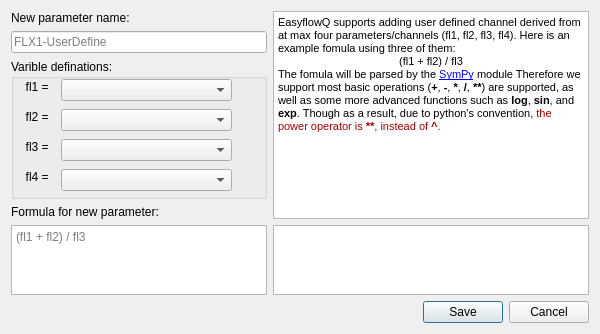
<?xml version="1.0" encoding="UTF-8"?>
<ui version="4.0">
 <class>drvedParamDialog</class>
 <widget class="QDialog" name="drvedParamDialog">
  <property name="windowModality">
   <enum>Qt::ApplicationModal</enum>
  </property>
  <property name="geometry">
   <rect>
    <x>0</x>
    <y>0</y>
    <width>600</width>
    <height>309</height>
   </rect>
  </property>
  <property name="windowTitle">
   <string>Define derived parameter (chennal)</string>
  </property>
  <layout class="QGridLayout" name="gridLayout">
   <item row="0" column="0">
    <widget class="QLabel" name="label_2">
     <property name="sizePolicy">
      <sizepolicy hsizetype="Preferred" vsizetype="Fixed">
       <horstretch>0</horstretch>
       <verstretch>0</verstretch>
      </sizepolicy>
     </property>
     <property name="text">
      <string>New parameter name:</string>
     </property>
    </widget>
   </item>
   <item row="1" column="0">
    <widget class="QLineEdit" name="nameEdit">
     <property name="sizePolicy">
      <sizepolicy hsizetype="Preferred" vsizetype="Fixed">
       <horstretch>0</horstretch>
       <verstretch>0</verstretch>
      </sizepolicy>
     </property>
     <property name="maxLength">
      <number>32767</number>
     </property>
     <property name="placeholderText">
      <string>FLX1-UserDefine</string>
     </property>
    </widget>
   </item>
   <item row="12" column="0" colspan="2">
    <widget class="QDialogButtonBox" name="buttonBox">
     <property name="orientation">
      <enum>Qt::Horizontal</enum>
     </property>
     <property name="standardButtons">
      <set>QDialogButtonBox::Cancel|QDialogButtonBox::Save</set>
     </property>
    </widget>
   </item>
   <item row="0" column="1" rowspan="6">
    <widget class="QTextBrowser" name="textBrowser">
     <property name="sizePolicy">
      <sizepolicy hsizetype="Expanding" vsizetype="Expanding">
       <horstretch>0</horstretch>
       <verstretch>0</verstretch>
      </sizepolicy>
     </property>
     <property name="html">
      <string>&lt;!DOCTYPE HTML PUBLIC &quot;-//W3C//DTD HTML 4.0//EN&quot; &quot;http://www.w3.org/TR/REC-html40/strict.dtd&quot;&gt;
&lt;html&gt;&lt;head&gt;&lt;meta name=&quot;qrichtext&quot; content=&quot;1&quot; /&gt;&lt;style type=&quot;text/css&quot;&gt;
p, li { white-space: pre-wrap; }
&lt;/style&gt;&lt;/head&gt;&lt;body style=&quot; font-family:'MS Shell Dlg 2'; font-size:8.14286pt; font-weight:400; font-style:normal;&quot;&gt;
&lt;p style=&quot; margin-top:0px; margin-bottom:0px; margin-left:0px; margin-right:0px; -qt-block-indent:0; text-indent:0px;&quot;&gt;&lt;span style=&quot; font-size:8.14286pt;&quot;&gt;EasyflowQ supports adding user defined channel derived from at max four parameters/channels (fl1, fl2, fl3, fl4). Here is an example fomula using three of them:&lt;/span&gt;&lt;/p&gt;
&lt;p align=&quot;center&quot; style=&quot; margin-top:0px; margin-bottom:0px; margin-left:0px; margin-right:0px; -qt-block-indent:0; text-indent:0px;&quot;&gt;&lt;span style=&quot; font-size:8.14286pt;&quot;&gt;(fl1 + fl2) / fl3&lt;/span&gt;&lt;/p&gt;
&lt;p style=&quot; margin-top:0px; margin-bottom:0px; margin-left:0px; margin-right:0px; -qt-block-indent:0; text-indent:0px;&quot;&gt;&lt;span style=&quot; font-size:8.14286pt;&quot;&gt;The fomula will be parsed by the &lt;/span&gt;&lt;a href=&quot;https://www.sympy.org/en/index.html&quot;&gt;&lt;span style=&quot; font-size:8pt; text-decoration: underline; color:#0000ff;&quot;&gt;SymPy&lt;/span&gt;&lt;/a&gt;&lt;span style=&quot; font-size:8.14286pt;&quot;&gt; module Therefore we support most basic operations (&lt;/span&gt;&lt;span style=&quot; font-size:8.14286pt; font-weight:600;&quot;&gt;+&lt;/span&gt;&lt;span style=&quot; font-size:8.14286pt;&quot;&gt;, &lt;/span&gt;&lt;span style=&quot; font-size:8.14286pt; font-weight:600;&quot;&gt;-&lt;/span&gt;&lt;span style=&quot; font-size:8.14286pt;&quot;&gt;, &lt;/span&gt;&lt;span style=&quot; font-size:8.14286pt; font-weight:600;&quot;&gt;*&lt;/span&gt;&lt;span style=&quot; font-size:8.14286pt;&quot;&gt;, &lt;/span&gt;&lt;span style=&quot; font-size:8.14286pt; font-weight:600;&quot;&gt;/&lt;/span&gt;&lt;span style=&quot; font-size:8.14286pt;&quot;&gt;,&lt;/span&gt;&lt;span style=&quot; font-size:8.14286pt; font-weight:600;&quot;&gt; **&lt;/span&gt;&lt;span style=&quot; font-size:8.14286pt;&quot;&gt;) are supported, as well as some more advanced functions such as &lt;/span&gt;&lt;span style=&quot; font-size:8.14286pt; font-weight:600;&quot;&gt;log&lt;/span&gt;&lt;span style=&quot; font-size:8.14286pt;&quot;&gt;, &lt;/span&gt;&lt;span style=&quot; font-size:8.14286pt; font-weight:600;&quot;&gt;sin&lt;/span&gt;&lt;span style=&quot; font-size:8.14286pt;&quot;&gt;, and &lt;/span&gt;&lt;span style=&quot; font-size:8.14286pt; font-weight:600;&quot;&gt;exp&lt;/span&gt;&lt;span style=&quot; font-size:8.14286pt;&quot;&gt;. Though as a result, due to python's convention, &lt;/span&gt;&lt;span style=&quot; font-size:8.14286pt; color:#aa0000;&quot;&gt;the power operator is &lt;/span&gt;&lt;span style=&quot; font-size:8.14286pt; font-weight:600; color:#aa0000;&quot;&gt;**&lt;/span&gt;&lt;span style=&quot; font-size:8.14286pt; color:#aa0000;&quot;&gt;, instead of &lt;/span&gt;&lt;span style=&quot; font-size:8.14286pt; font-weight:600; color:#aa0000;&quot;&gt;^&lt;/span&gt;&lt;span style=&quot; font-size:8.14286pt; color:#aa0000;&quot;&gt;.&lt;/span&gt;&lt;/p&gt;&lt;/body&gt;&lt;/html&gt;</string>
     </property>
    </widget>
   </item>
   <item row="2" column="0" rowspan="3">
    <widget class="QGroupBox" name="groupBox">
     <property name="minimumSize">
      <size>
       <width>0</width>
       <height>140</height>
      </size>
     </property>
     <property name="title">
      <string>Varible definations:</string>
     </property>
     <widget class="QComboBox" name="chnl2Combo">
      <property name="geometry">
       <rect>
        <x>50</x>
        <y>50</y>
        <width>171</width>
        <height>22</height>
       </rect>
      </property>
     </widget>
     <widget class="QComboBox" name="chnl3Combo">
      <property name="geometry">
       <rect>
        <x>50</x>
        <y>80</y>
        <width>171</width>
        <height>22</height>
       </rect>
      </property>
     </widget>
     <widget class="QComboBox" name="chnl4Combo">
      <property name="geometry">
       <rect>
        <x>50</x>
        <y>110</y>
        <width>171</width>
        <height>22</height>
       </rect>
      </property>
     </widget>
     <widget class="QLabel" name="label_3">
      <property name="geometry">
       <rect>
        <x>10</x>
        <y>50</y>
        <width>31</width>
        <height>16</height>
       </rect>
      </property>
      <property name="text">
       <string>fl2 = </string>
      </property>
      <property name="alignment">
       <set>Qt::AlignRight|Qt::AlignTrailing|Qt::AlignVCenter</set>
      </property>
     </widget>
     <widget class="QLabel" name="label_4">
      <property name="geometry">
       <rect>
        <x>10</x>
        <y>80</y>
        <width>31</width>
        <height>16</height>
       </rect>
      </property>
      <property name="text">
       <string>fl3 = </string>
      </property>
      <property name="alignment">
       <set>Qt::AlignRight|Qt::AlignTrailing|Qt::AlignVCenter</set>
      </property>
     </widget>
     <widget class="QLabel" name="label_5">
      <property name="geometry">
       <rect>
        <x>10</x>
        <y>110</y>
        <width>31</width>
        <height>16</height>
       </rect>
      </property>
      <property name="text">
       <string>fl4 = </string>
      </property>
      <property name="alignment">
       <set>Qt::AlignRight|Qt::AlignTrailing|Qt::AlignVCenter</set>
      </property>
     </widget>
     <widget class="QLabel" name="label_6">
      <property name="geometry">
       <rect>
        <x>10</x>
        <y>20</y>
        <width>31</width>
        <height>16</height>
       </rect>
      </property>
      <property name="text">
       <string>fl1 = </string>
      </property>
      <property name="alignment">
       <set>Qt::AlignRight|Qt::AlignTrailing|Qt::AlignVCenter</set>
      </property>
     </widget>
     <widget class="QComboBox" name="chnl1Combo">
      <property name="geometry">
       <rect>
        <x>50</x>
        <y>20</y>
        <width>171</width>
        <height>22</height>
       </rect>
      </property>
     </widget>
    </widget>
   </item>
   <item row="5" column="0">
    <widget class="QLabel" name="label">
     <property name="sizePolicy">
      <sizepolicy hsizetype="Preferred" vsizetype="Fixed">
       <horstretch>0</horstretch>
       <verstretch>0</verstretch>
      </sizepolicy>
     </property>
     <property name="text">
      <string>Formula for new parameter:</string>
     </property>
    </widget>
   </item>
   <item row="6" column="0">
    <widget class="QPlainTextEdit" name="formulaEdit">
     <property name="sizePolicy">
      <sizepolicy hsizetype="Preferred" vsizetype="Expanding">
       <horstretch>0</horstretch>
       <verstretch>0</verstretch>
      </sizepolicy>
     </property>
     <property name="maximumSize">
      <size>
       <width>16777215</width>
       <height>16777215</height>
      </size>
     </property>
     <property name="placeholderText">
      <string>(fl1 + fl2) / fl3 </string>
     </property>
    </widget>
   </item>
   <item row="6" column="1">
    <widget class="QTextEdit" name="parseOutputEdit">
     <property name="readOnly">
      <bool>true</bool>
     </property>
     <property name="html">
      <string>&lt;!DOCTYPE HTML PUBLIC &quot;-//W3C//DTD HTML 4.0//EN&quot; &quot;http://www.w3.org/TR/REC-html40/strict.dtd&quot;&gt;
&lt;html&gt;&lt;head&gt;&lt;meta name=&quot;qrichtext&quot; content=&quot;1&quot; /&gt;&lt;style type=&quot;text/css&quot;&gt;
p, li { white-space: pre-wrap; }
&lt;/style&gt;&lt;/head&gt;&lt;body style=&quot; font-family:'MS Shell Dlg 2'; font-size:8.14286pt; font-weight:400; font-style:normal;&quot;&gt;
&lt;p style=&quot; margin-top:12px; margin-bottom:12px; margin-left:0px; margin-right:0px; -qt-block-indent:0; text-indent:0px;&quot;&gt;&lt;span style=&quot; font-size:8.14286pt;&quot;&gt;&lt;br /&gt;&lt;/span&gt;&lt;/p&gt;&lt;/body&gt;&lt;/html&gt;</string>
     </property>
    </widget>
   </item>
  </layout>
 </widget>
 <resources/>
 <connections>
  <connection>
   <sender>buttonBox</sender>
   <signal>accepted()</signal>
   <receiver>drvedParamDialog</receiver>
   <slot>accept()</slot>
   <hints>
    <hint type="sourcelabel">
     <x>248</x>
     <y>254</y>
    </hint>
    <hint type="destinationlabel">
     <x>157</x>
     <y>274</y>
    </hint>
   </hints>
  </connection>
  <connection>
   <sender>buttonBox</sender>
   <signal>rejected()</signal>
   <receiver>drvedParamDialog</receiver>
   <slot>reject()</slot>
   <hints>
    <hint type="sourcelabel">
     <x>316</x>
     <y>260</y>
    </hint>
    <hint type="destinationlabel">
     <x>286</x>
     <y>274</y>
    </hint>
   </hints>
  </connection>
 </connections>
</ui>
